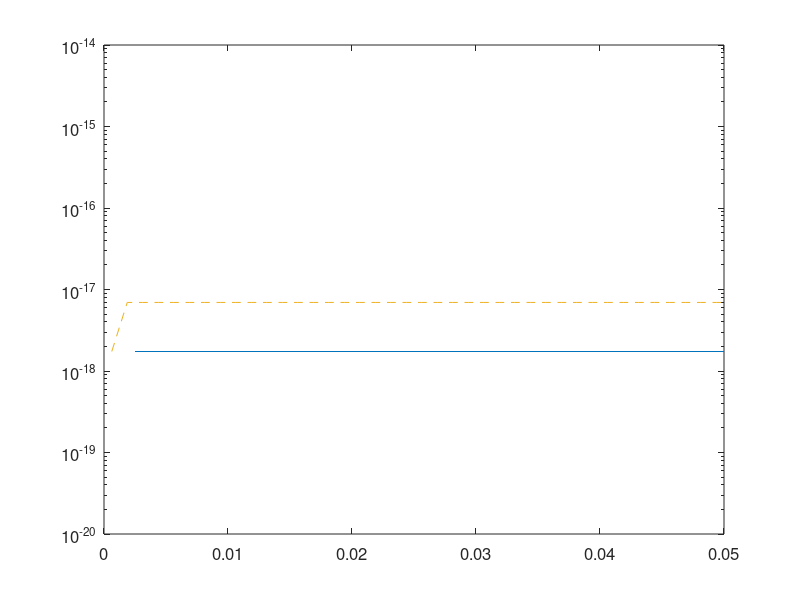

This figure's MATLAB source: (Note: this script raises an error after producing the figure.)
% u'(t)=1-c*sqrt(u)*u, t in [0,0.05] 
% Initial condition: u(0)=u_s ;
clear; clc,close all;
tic
Nt = [20 40 80];
U = [];
Error = [];
c = 10000;
u_s = 1/sqrt(c);
ta = 0;
tb = 0.05;
kappa = 800;
fun = @(t,u) 1-c*abs(u)*u;
for k = 1:length(Nt)
    N = Nt(k);
    h = (tb-ta)/N;
    A = [1 0 0 0 0;
         0.444370493651235 0.555629506348765 0 0 0;
         0.620101851488403 0 0.379898148511597 0 0;
         0.178079954393132 0 0 0.821920045606868 0;
         0 0 0.517231671970585 0.096059710526147 0.386708617503268];
    b = [0.39175222657189 0 0 0 0;
         0 0.368410593050371 0 0 0;
         0 0 0.251891774271694 0 0;
         0 0 0 0.54497475022852 0;
         0 0 0 0.063692468666290 0.226007483236906];
    t = ta:h:tb;                   % interval partition
    u(1) = 1.0*u_s;                % initial value
    % recursive approximations
    psi(1) = 1;
    psi(2) = psi(1)*( A(1,1)+h*kappa*b(1,1) );
    psi(3) = psi(1)*( A(2,1)+h*kappa*b(2,1) ) + ...
             psi(2)*( A(2,2)+h*kappa*b(2,2) );
    psi(4) = psi(1)*( A(3,1)+h*kappa*b(3,1) ) + ...
             psi(2)*( A(3,2)+h*kappa*b(3,2) ) + ...
             psi(3)*( A(3,3)+h*kappa*b(3,3) );
    psi(5) = psi(1)*( A(4,1)+h*kappa*b(4,1) ) + ...
             psi(2)*( A(4,2)+h*kappa*b(4,2) ) + ...
             psi(3)*( A(4,3)+h*kappa*b(4,3) ) + ...
             psi(4)*( A(4,4)+h*kappa*b(4,4) );
    psi(6) = psi(1)*( A(5,1)+h*kappa*b(5,1) ) + ...
             psi(2)*( A(5,2)+h*kappa*b(5,2) ) + ...
             psi(3)*( A(5,3)+h*kappa*b(5,3) ) + ...
             psi(4)*( A(5,4)+h*kappa*b(5,4) ) + ...
             psi(5)*( A(5,5)+h*kappa*b(5,5) );
    for n = 1:N
        % pRK(5,4) scheme
        u1 = 1/psi(2)*( psi(1)*( A(1,1)*u(n)+b(1,1)*h.*( fun(t(n),u(n))+       kappa*u(n) ) ) );
        u2 = 1/psi(3)*( psi(1)*( A(2,1)*u(n)+b(2,1)*h.*( fun(t(n),u(n))+       kappa*u(n) ) )+...
                        psi(2)*( A(2,2)*u1+  b(2,2)*h.*( fun(t(n)+0.39175222700392*h,u1)+kappa*u1 ) ) );
        u3 = 1/psi(4)*( psi(1)*( A(3,1)*u(n)+b(3,1)*h.*( fun(t(n),u(n))+       kappa*u(n) ) )+...
                        psi(2)*( A(3,2)*u1+  b(3,2)*h.*( fun(t(n)+0.39175222700392*h,u1)+kappa*u1 ) )+...
                        psi(3)*( A(3,3)*u2+  b(3,3)*h.*( fun(t(n)+0.58607968896779*h,u2)+kappa*u2 ) ) );
        u4 = 1/psi(5)*( psi(1)*( A(4,1)*u(n)+b(4,1)*h.*( fun(t(n),u(n))+       kappa*u(n) ) )+...
                        psi(2)*( A(4,2)*u1+  b(4,2)*h.*( fun(t(n)+0.39175222700392*h,u1)+kappa*u1 ) )+...
                        psi(3)*( A(4,3)*u2+  b(4,3)*h.*( fun(t(n)+0.58607968896779*h,u2)+kappa*u2 ) )+...
                        psi(4)*( A(4,4)*u3+  b(4,4)*h.*( fun(t(n)+0.47454236302687*h,u3)+kappa*u3 ) ) );
    u(n+1) = 1/psi(6)*( psi(1)*( A(5,1)*u(n)+b(5,1)*h.*( fun(t(n),u(n))+       kappa*u(n) ) )+...
                        psi(2)*( A(5,2)*u1+  b(5,2)*h.*( fun(t(n)+0.39175222700392*h,u1)+kappa*u1 ) )+...
                        psi(3)*( A(5,3)*u2+  b(5,3)*h.*( fun(t(n)+0.58607968896779*h,u2)+kappa*u2 ) )+...
                        psi(4)*( A(5,4)*u3+  b(5,4)*h.*( fun(t(n)+0.47454236302687*h,u3)+kappa*u3 ) )+...
                        psi(5)*( A(5,5)*u4+  b(5,5)*h.*( fun(t(n)+0.93501063100924*h,u4)+kappa*u4 ) ) );
    end
    T{k} = t;
    U{k} = u;
end
t_s = ta:0.0001:tb;
u_s = ones(1,length(t_s))*u_s;

%% logarithmic plot
figure(1)
semilogy(T{1},abs(U{1}-0.01),'-',T{2},abs(U{2}-0.01),':.',T{3},abs(U{3}-0.01),'--');
axis([ta,tb,1e-20,1e-14]);
set(gcf,'color','w');
set (gca,'FontSize',12,'fontweight','demi');
xlabel('$t$','Interpreter','latex','FontSize',16);
ylabel('$|u-u^{*}|$','Interpreter','latex','FontSize',16);
legend('$N=20$','$N=40$','$N=80$','location','northeast');
set(gcf,'Units','centimeters','Position',[10 5 13 10]);
set(gca,'linewidth',1);
set(gca,'box','off');
set(get(gca,'Children'),'linewidth',2);
toc